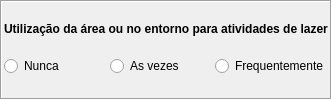
        <widget class="QFrame" name="frame_54">
         <property name="sizePolicy">
          <sizepolicy hsizetype="Preferred" vsizetype="Fixed">
           <horstretch>0</horstretch>
           <verstretch>0</verstretch>
          </sizepolicy>
         </property>
         <property name="frameShape">
          <enum>QFrame::Box</enum>
         </property>
         <property name="frameShadow">
          <enum>QFrame::Sunken</enum>
         </property>
         <layout class="QHBoxLayout" name="horizontalLayout_79" stretch="0">
          <property name="spacing">
           <number>2</number>
          </property>
          <property name="leftMargin">
           <number>2</number>
          </property>
          <property name="topMargin">
           <number>2</number>
          </property>
          <property name="rightMargin">
           <number>2</number>
          </property>
          <property name="bottomMargin">
           <number>2</number>
          </property>
          <item>
           <layout class="QVBoxLayout" name="verticalLayout_108">
            <property name="spacing">
             <number>2</number>
            </property>
            <item>
             <widget class="QLabel" name="lbAtividadesLazer">
              <property name="sizePolicy">
               <sizepolicy hsizetype="Preferred" vsizetype="Fixed">
                <horstretch>0</horstretch>
                <verstretch>0</verstretch>
               </sizepolicy>
              </property>
              <property name="text">
               <string>&lt;html&gt;&lt;head/&gt;&lt;body&gt;&lt;p align=&quot;justify&quot;&gt;&lt;span style=&quot; font-weight:600;&quot;&gt;Utilização da área ou no entorno para atividades de lazer&lt;/span&gt;&lt;/p&gt;&lt;/body&gt;&lt;/html&gt;</string>
              </property>
             </widget>
            </item>
            <item>
             <layout class="QGridLayout" name="gridLayout_6">
              <property name="verticalSpacing">
               <number>2</number>
              </property>
              <item row="0" column="0">
               <widget class="QRadioButton" name="rbAtividadesLazer_0">
                <property name="sizePolicy">
                 <sizepolicy hsizetype="Preferred" vsizetype="Fixed">
                  <horstretch>0</horstretch>
                  <verstretch>0</verstretch>
                 </sizepolicy>
                </property>
                <property name="text">
                 <string>Nunca</string>
                </property>
               </widget>
              </item>
              <item row="0" column="1">
               <widget class="QRadioButton" name="rbAtividadesLazer_1">
                <property name="sizePolicy">
                 <sizepolicy hsizetype="Preferred" vsizetype="Fixed">
                  <horstretch>0</horstretch>
                  <verstretch>0</verstretch>
                 </sizepolicy>
                </property>
                <property name="text">
                 <string>As vezes</string>
                </property>
               </widget>
              </item>
              <item row="0" column="2">
               <widget class="QRadioButton" name="rbAtividadesLazer_2">
                <property name="sizePolicy">
                 <sizepolicy hsizetype="Preferred" vsizetype="Fixed">
                  <horstretch>0</horstretch>
                  <verstretch>0</verstretch>
                 </sizepolicy>
                </property>
                <property name="text">
                 <string>Frequentemente</string>
                </property>
               </widget>
              </item>
             </layout>
            </item>
           </layout>
          </item>
         </layout>
        </widget>
